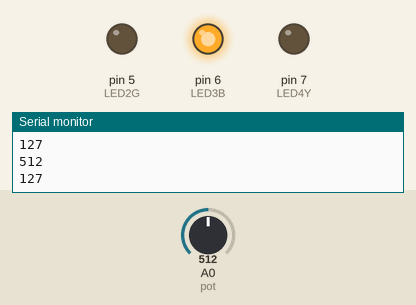
Simulated run of this sketch. Board: Arduino Uno, built with avr-gcc and run on an emulated ATmega328P. On the bench: output pins drawn as LEDs (lit = HIGH), the last lines printed to the serial monitor. The test bench sets the inputs (shaded band); at power-on: A0 (pot) = 512.

Above: at 1.2 s.
1.3 s: A0 (pot) set to 331
At 2.3 s:
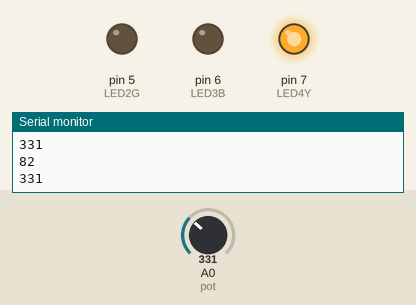
2.8 s: A0 (pot) set to 710
At 3.4 s:
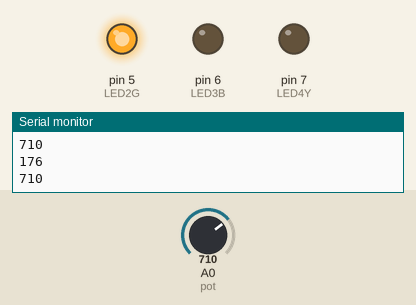
4.3 s: A0 (pot) set to 682
At 5.5 s:
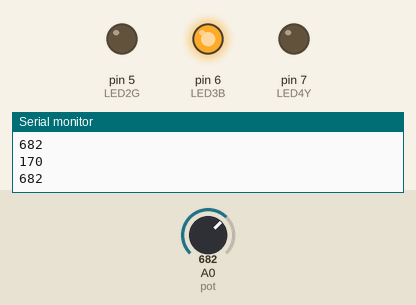
5.8 s: A0 (pot) set to 716
At 7.1 s:
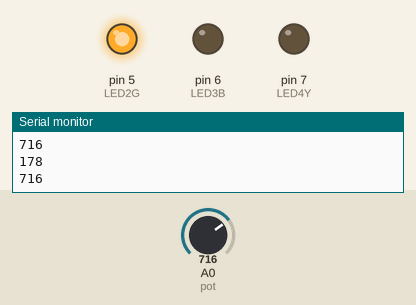
Timing chart, 0 to 8.3 s (numbered marks = the images above; inputs shaded):
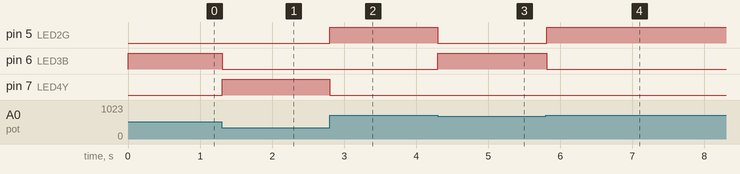

Measured:
- the behaviour switches between 700 and 699 on A0 (pot) (found by bisection; images 2 and 3)
- after the input at 1.3 s, pin 6 (LED3B): HIGH → LOW at once; pin 7 (LED4Y): LOW → HIGH at once
- after the input at 2.8 s, pin 5 (LED2G): LOW → HIGH at once; pin 7 (LED4Y): HIGH → LOW at once
- after the input at 4.3 s, pin 5 (LED2G): HIGH → LOW at once; pin 6 (LED3B): LOW → HIGH at once
- after the input at 5.8 s, pin 5 (LED2G): LOW → HIGH at once; pin 6 (LED3B): HIGH → LOW at once

The sketch:

Knob_Exercise_1_led.ino
```cpp
const int pot = A0;
const int LED3B = 6;
const int LED4Y = 7;
const int LED2G = 5;
const int LED1R = 4;


void setup() {
  // put your setup code here, to run once:
pinMode(pot, INPUT);
pinMode(LED3B, OUTPUT);
pinMode(LED4Y, OUTPUT);
pinMode(LED2G, OUTPUT);
Serial.begin(9600);
}

void loop() {
  // put your main code here, to run repeatedly:
  int value = analogRead(pot);
  int ledBr = map(value, 0, 1023, 0, 255);

  if( value<341 ) {
  digitalWrite(LED4Y, HIGH);
  digitalWrite(LED3B, LOW);
  digitalWrite(LED2G, LOW);
} else if (value > 341 && value <700){
  digitalWrite(LED4Y, LOW);
  digitalWrite(LED3B, HIGH);
  digitalWrite(LED2G, LOW);
} else {
   digitalWrite(LED4Y, LOW);
  digitalWrite(LED3B, LOW);
  digitalWrite(LED2G, HIGH);
}
Serial.println(ledBr);
Serial.println(value);

}
```
